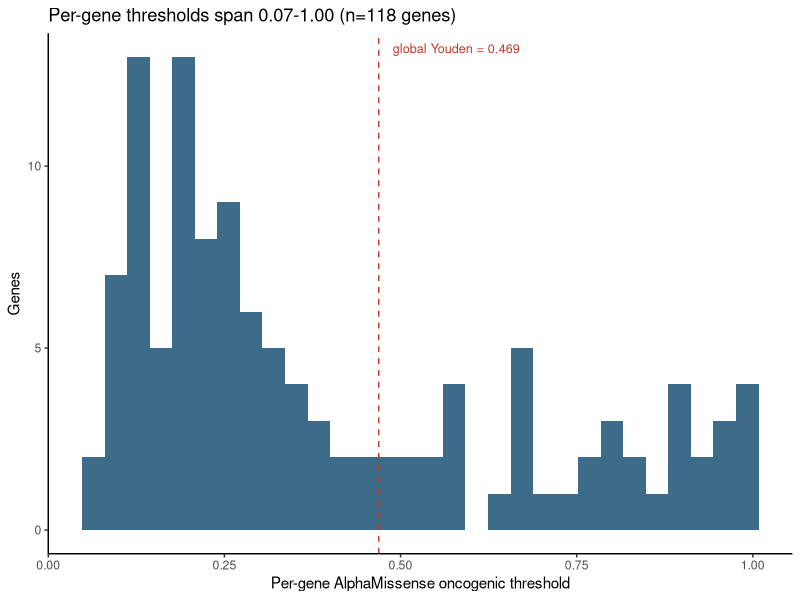
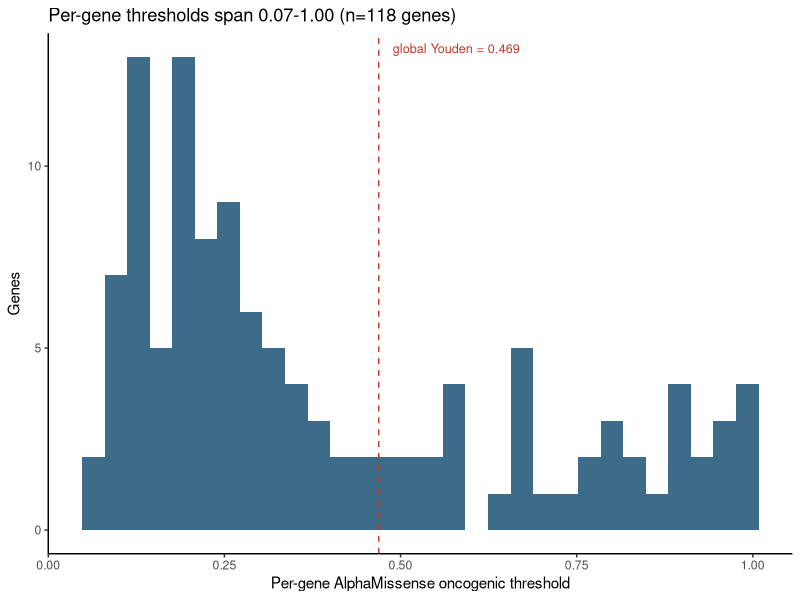
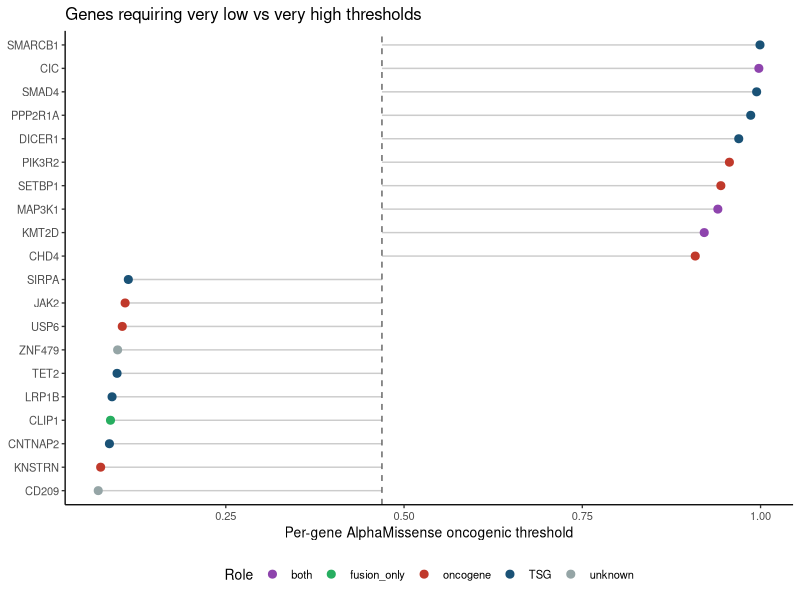
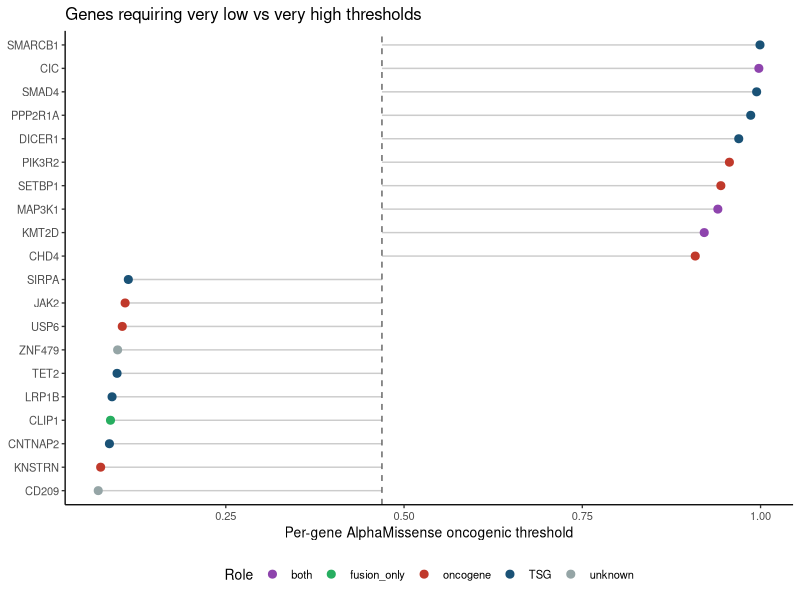
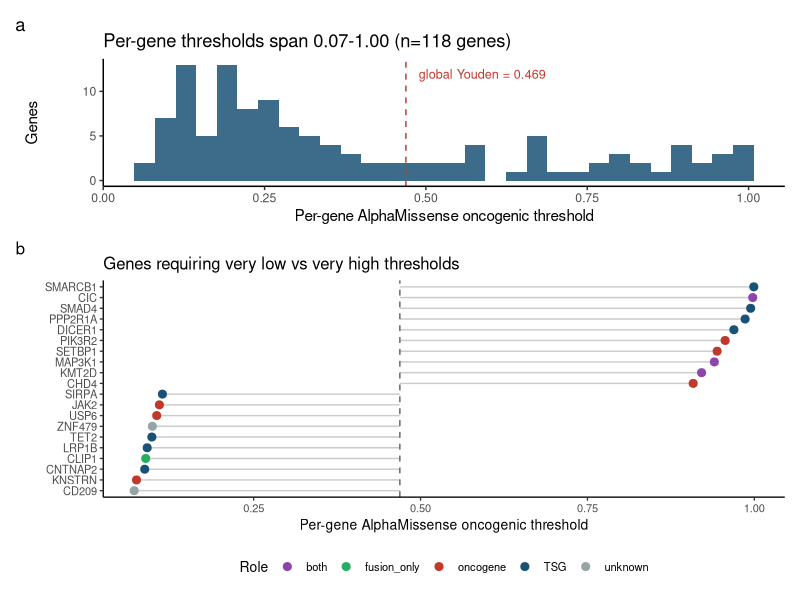
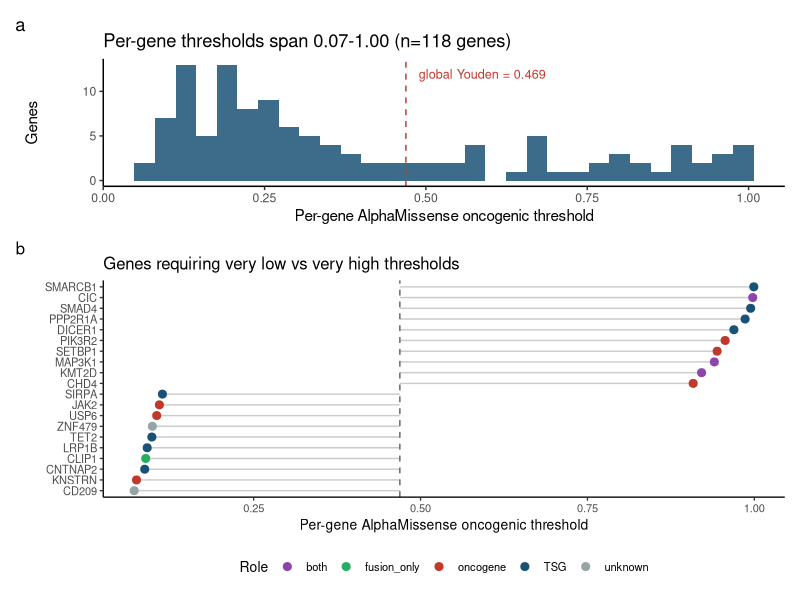

Recreate these plots in R, in order.
# Fig 5 — Per-gene oncogenic threshold heterogeneity (AlphaMissense)
# Input: tables/per_gene_calibration.tsv  Output: fig5_per_gene_threshold.{pdf,png}
# Message: per-gene oncogenic thresholds span widely from 0.07 to 0.99 (a global 0.469 cannot cover this).
suppressPackageStartupMessages({library(tidyverse)})

d <- read.delim("tables/per_gene_calibration.tsv", check.names = FALSE) %>%
  filter(!is.na(am_threshold))
global <- 0.469

# (a) Distribution histogram
pa <- ggplot(d, aes(am_threshold)) +
  geom_histogram(bins = 30, fill = "#1A5276", alpha = 0.85) +
  geom_vline(xintercept = global, linetype = "dashed", color = "#C0392B") +
  annotate("text", x = global + 0.02, y = Inf, vjust = 2, hjust = 0,
           label = "global Youden = 0.469", color = "#C0392B", size = 3.2) +
  labs(x = "Per-gene AlphaMissense oncogenic threshold", y = "Genes",
       title = sprintf("Per-gene thresholds span %.2f-%.2f (n=%d genes)",
                       min(d$am_threshold), max(d$am_threshold), nrow(d))) +
  theme_classic(base_size = 11)

ggsave("figures_R/fig5_per_gene_threshold.pdf", pa, width = 5.5, height = 3.3)
ggsave("figures_R/fig5_per_gene_threshold.png", pa, width = 5.5, height = 3.3, dpi = 300)

# (b) Extreme-gene forest — reduced to top/bottom 10 each (=20) to fit on one page
N_EACH <- 10
ext <- d %>% arrange(am_threshold) %>%
  slice(c(1:N_EACH, (n()-N_EACH+1):n())) %>% mutate(gene = fct_inorder(gene))
pal_role <- c(oncogene = "#C0392B", TSG = "#1A5276", both = "#8E44AD",
              unknown = "#95A5A6", fusion_only = "#27AE60")
pb <- ggplot(ext, aes(am_threshold, gene, color = role_class)) +
  geom_segment(aes(x = global, xend = am_threshold, yend = gene), color = "grey80") +
  geom_point(size = 2.4) +
  geom_vline(xintercept = global, linetype = "dashed", color = "grey40") +
  scale_color_manual(values = pal_role, name = "Role") +
  labs(x = "Per-gene AlphaMissense oncogenic threshold", y = NULL,
       title = "Genes requiring very low vs very high thresholds") +
  theme_classic(base_size = 10) + theme(legend.position = "bottom")
ggsave("figures_R/fig5b_per_gene_forest.pdf", pb, width = 5.5, height = 5.0)
ggsave("figures_R/fig5b_per_gene_forest.png", pb, width = 5.5, height = 5.0, dpi = 300)

# (optional) Single-page combined version: a top / b bottom (if patchwork is available)
if (requireNamespace("patchwork", quietly = TRUE)) {
  comb <- patchwork::wrap_plots(pa, pb, ncol = 1, heights = c(1, 1.7)) +
          patchwork::plot_annotation(tag_levels = "a")
  ggsave("figures_R/fig5_per_gene_combined.pdf", comb, width = 5.8, height = 8.2)
  ggsave("figures_R/fig5_per_gene_combined.png", comb, width = 5.8, height = 8.2, dpi = 300)
}
